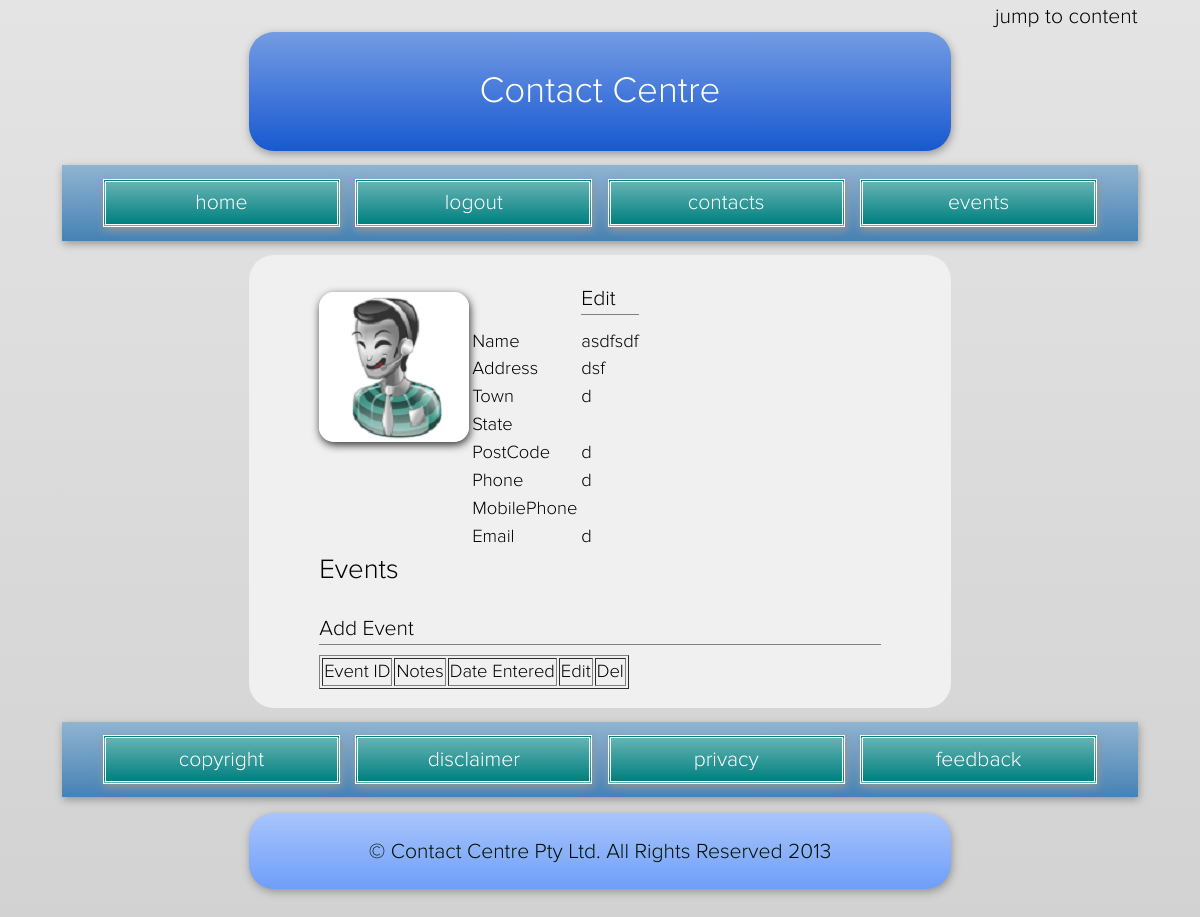
The page /WebSiteDevelopment/eventslog.php?id=2 (signed in) on the database its author committed.
### tables this page shows
CREATE TABLE IF NOT EXISTS `tcontact` (
  `ContactID` int(11) NOT NULL AUTO_INCREMENT,
  `Name` varchar(255) NOT NULL,
  `Address` varchar(255) NOT NULL,
  `Town` varchar(255) NOT NULL,
  `State` varchar(3) NOT NULL,
  `PostCode` varchar(4) NOT NULL,
  `Phone` varchar(12) NOT NULL,
  `MobilePhone` varchar(15) NOT NULL,
  `Email` varchar(255) NOT NULL,
  `UserID` int(11) DEFAULT NULL,
  PRIMARY KEY (`ContactID`)
);

### WebSiteDevelopment/user-detail.php (the view)
<?php
if (isset($_GET['id']))
{
$id = $_GET['id'];
$query = "SELECT * FROM tcontact where ContactID = $id";
$result = mysql_query($query) or die(mysql_error());
while ($newArray = mysql_fetch_array($result))
{
$id = $newArray['ContactID'];
$Name = $newArray['Name'];
$Address = $newArray['Address'];
$Town = $newArray['Town'];
$State = $newArray['State'];
$PostCode = $newArray['PostCode'];
$Phone = $newArray['Phone'];
$MobilePhone = $newArray['MobilePhone'];
$Email = $newArray['Email'];
}
echo "<table>
<tr><td></td><td><a href='editcontact.php?id=$id'>Edit</a></td></tr>
<tr><td>Name</td><td>$Name</td></tr>
<tr><td>Address</td><td>$Address</td></tr>
<tr><td>Town</td><td>$Town</td></tr>
<tr><td>State</td><td>$State</td></tr>
<tr><td>PostCode</td><td>$PostCode</td></tr>
<tr><td>Phone</td><td>$Phone</td></tr>
<tr><td>MobilePhone</td><td>$MobilePhone</td></tr>
<tr><td>Email</td><td>$Email</td></tr>
</table>";
}
?>

### WebSiteDevelopment/style.css (style rules this page uses)
html,body { background:rgb(210,210,210);margin:0;padding:0;min-height:100% }
html { color:rgb(0,0,0);font: normal 115% 'proxima_nova_ltlight';line-height: 1.3;overflow-y:scroll }
body { margin:0 5% 0;padding:1.75em 0 2em 0;position:relative;border-radius:25px }
.layout-1 a,.layout-1 a:link,.layout-1 a:visited { border-bottom:1px solid gray;color:rgb(0,0,0);display:block;margin:0 0 .5em 0; padding:0 0 1px 0; font-size:115%;text-decoration:none }
html,body,h1,aside,nav ul, nav li a,nav ul li b,nav li a:hover,nav li a:focus,nav li a:active { background-image:-moz-linear-gradient(rgba(255,255,255,.4),rgba(255,255,255,0)); background-image:-o-linear-gradient(rgba(255,255,255,.4),rgba(255,255,255,0)); background-image:-webkit-linear-gradient(rgba(255,255,255,.4),rgba(255,255,255,0)); background-image:inear-gradient(rgba(255,255,255,.4),rgba(255,255,255,0)) }
body { border:1px dotted red\9 }

### rows shown on the page
tcontact: Name "asdfsdf", Address "dsf", Town "d", PostCode "d", Phone "d", Email "d"
